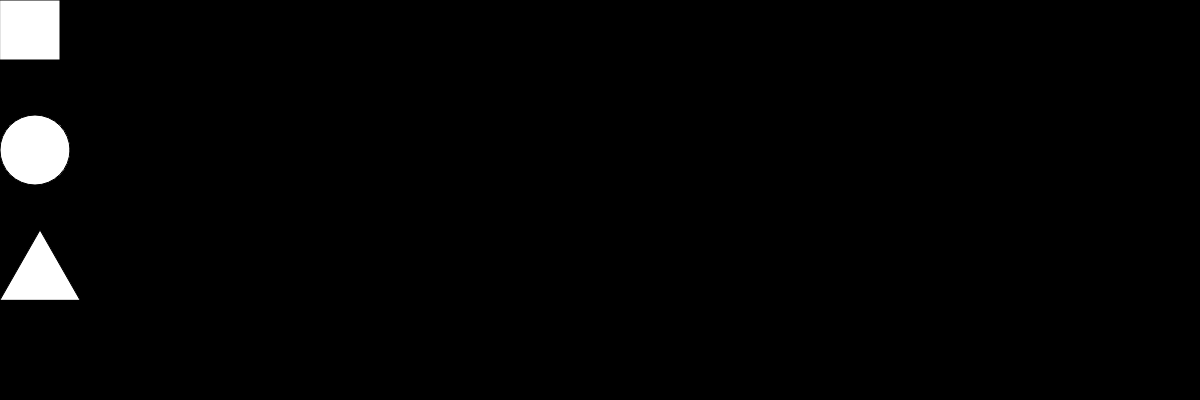
Frame 1 (no input)
Frame 60 (no input): identical to frame 1, image omitted
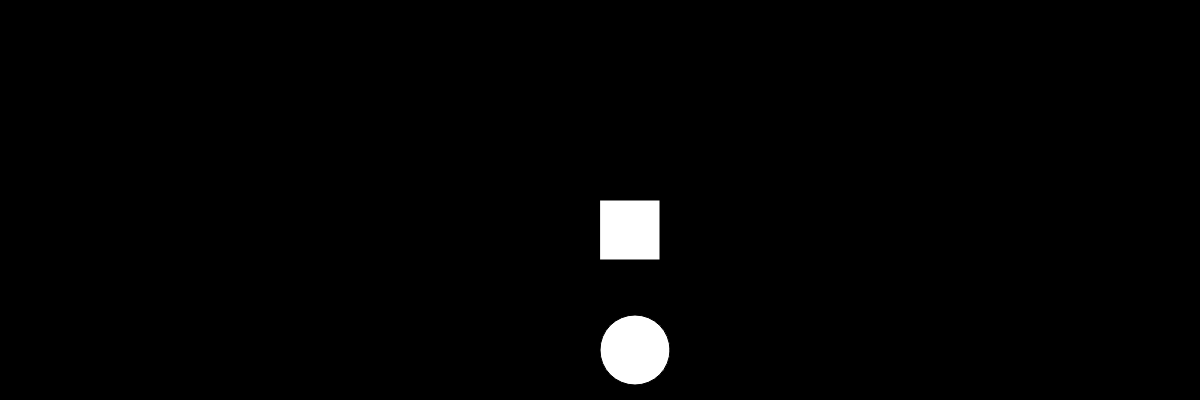
Frame 120 (the mouse pressed at the canvas centre since frame 60)

The p5.js sketch that drew these frames (run headless with seeded random() and noise() and a simulated clock; from frame 60 on, the mouse is pressed at the canvas centre):

// p5.js sketch
// ── sketch.js
function setup() {
    createCanvas(windowWidth, 400);
}

function draw() {
    background(0);
    for (var i = 0; i < 20; i++) {
        translate(mouseX, mouseY);
        rect(0, 0, 60, 60);
        circle(35, 150, 70);
        triangle(0, 300, 40, 230, 80, 300);
    }
}
